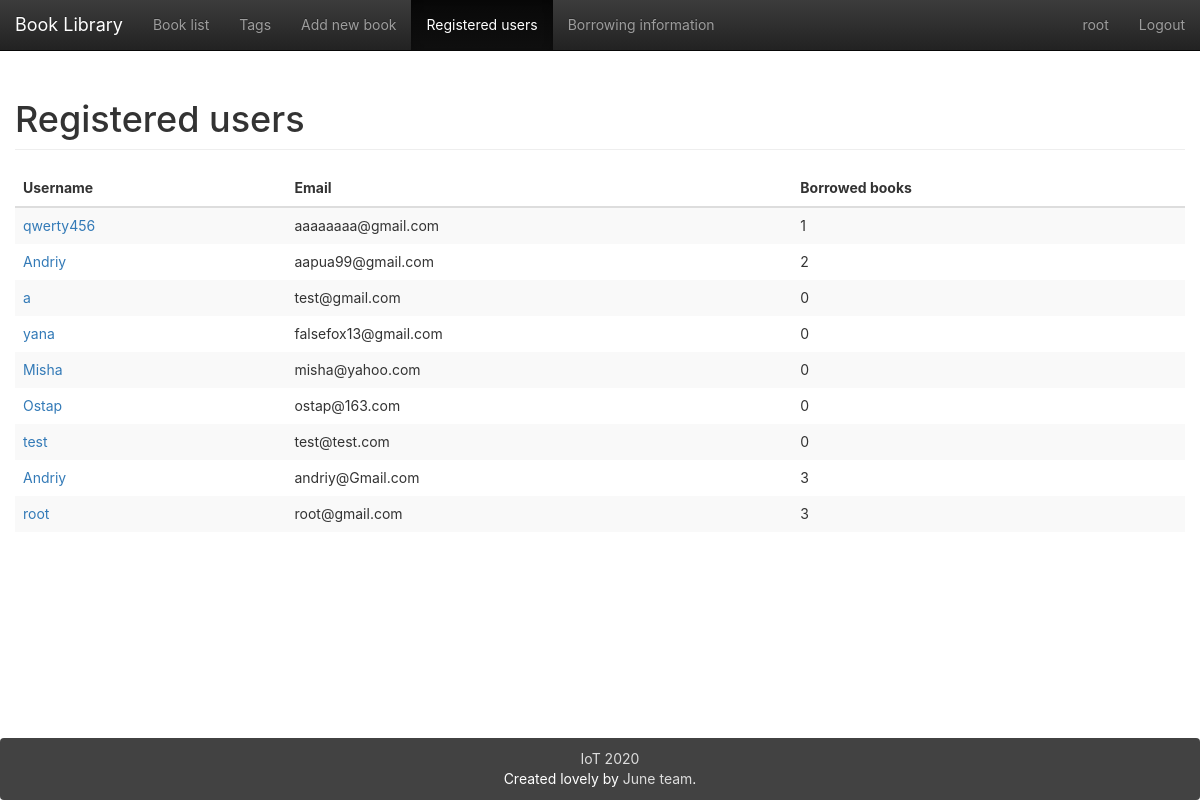
Page /users/ (signed in) on the earlier database version.
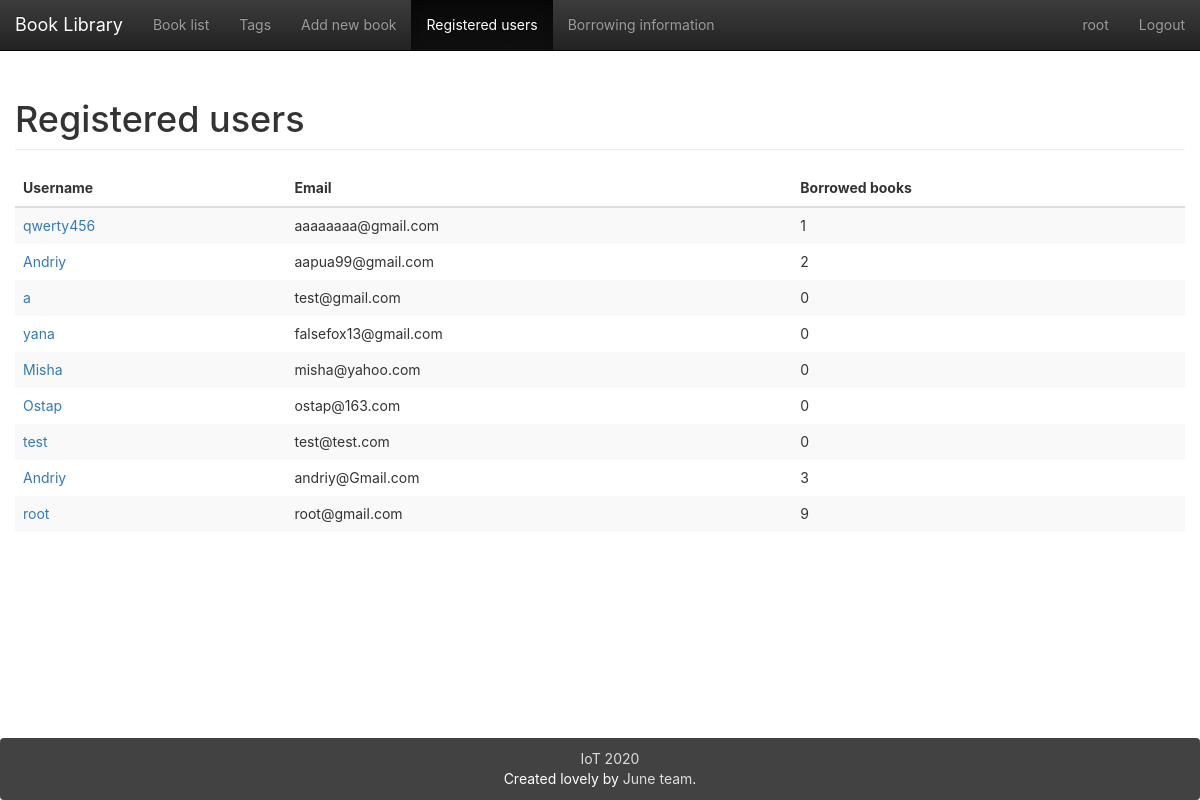
Same page on the later database version.
### app/models.py (models this page shows, shortened)
class User(UserMixin, db.Model):
    __tablename__ = 'users'
    id = db.Column(db.Integer, primary_key=True)
    email = db.Column(db.String(64), unique=True)
    name = db.Column(db.String(64))
    password_hash = db.deferred(db.Column(db.String(128)))
    major = db.Column(db.String(128))
    role_id = db.Column(db.Integer, db.ForeignKey('roles.id'))
    headline = db.Column(db.String(32), nullable=True)
    about_me = db.deferred(db.Column(db.Text, nullable=True))
    about_me_html = db.deferred(db.Column(db.Text, nullable=True))
    avatar = db.Column(db.String(128))
    member_since = db.Column(db.DateTime(), default=datetime.utcnow)
    balance = db.Column(db.Integer())
    transactions = db.relationship('Transaction',
                           backref=db.backref('user', lazy='joined'),
                           lazy='dynamic',
                           cascade='all, delete-orphan')
    @property
    def password(self):
        raise AttributeError('password is not readable attribute')
    def can(self, permissions):
        return self.role is not None and \
               (self.role.permissions & permissions) == permissions
    logs = db.relationship('Log',
                           backref=db.backref('user', lazy='joined'),
                           lazy='dynamic',
                           cascade='all, delete-orphan')
    comments = db.relationship('Comment',
                               backref=db.backref('user', lazy='joined'),
                               lazy='dynamic',
                               cascade='all, delete-orphan')

### app/main/user/views.py (the view)
@user.route('/')
@login_required
def index():
    page = request.args.get('page', 1, type=int)
    pagination = User.query.order_by(User.id.desc()).paginate(page, per_page=10)
    users = pagination.items
    return render_template("user.html", users=users, pagination=pagination, title=u"Registered users")

### app/main/__init__.py (called while the page is built)
@lm.user_loader
def load_user(id):
    return User.query.get(int(id))

### app/main/index/views.py (called while the page is built)
@main.app_context_processor
def inject_permissions():
    return dict(Permission=Permission)

### app/main/user/templates/user.html (shortened to what this page needs)
{% extends "base.html" %}
{% from "bootstrap/pagination.html" import render_pagination %}
{% block mycontent %}
    <table class="table table-striped table-hover">
        <h1 class="page-header">{{ title }}</h1>
        <thead>
        <tr>
            <th>Username</th>
            <th>Email</th>
            <th>Borrowed books</th>
        </tr>
        </thead>
        <tbody>
        {% for user in users %}
            <tr class="animated fadeIn delay-{{ loop.index0 }}">
                <td><a href="{{ url_for('user.detail',user_id=user.id) }}">{{ user.name }}</a></td>
                <td>{{ user.email }}</td>
                <td>{{ user.logs.count() }}</td>
            </tr>
        {% endfor %}
        </tbody>
    </table>
{% endblock %}

### app/templates/base.html (shortened to what this page needs)
{%- extends "bootstrap/base.html" -%}
{%- from 'bootstrap/utils.html' import flashed_messages,icon -%}
{%- block styles -%}
    <link href="{{ url_for('static',filename='css/bootstrap.min.css') }}" rel="stylesheet">
    <link href="{{ url_for('static',filename='css/bootstrap-theme.min.css') }}" rel="stylesheet">
    <link href="{{ url_for('static',filename='css/main.css') }}" rel="stylesheet">
{%- endblock -%}
{%- block body_attribs %} class="Site"{%- endblock -%}
{%- block navbar -%}
    <nav class="navbar  navbar-inverse navbar-fixed-top">
        <div class="container-fluid">
            <div class="navbar-header">
                <a class="navbar-brand" href="{{ url_for('main.index') }}">Book Library</a>
            </div>
            <div class="collapse navbar-collapse" id="bs-example-navbar-collapse-1">
                <ul class="nav navbar-nav">
                    <li {%- if request.path == url_for('book.index') %} class="active"{%- endif -%} ><a
                            href="{{ url_for('book.index') }}">Book list</a></li>
                    {%- if current_user.is_authenticated -%}
                        <li {%- if request.path == url_for('book.tags') %} class="active"{%- endif -%} ><a
                                href="{{ url_for('book.tags') }}">Tags</a></li>
                        {%- if current_user.can(Permission.ADD_BOOK) -%}
                            <li {%- if request.path == url_for('book.add') %} class="active"{%- endif -%} ><a
                                    href="{{ url_for('book.add') }}">Add new book</a></li>
                        {%- endif -%}
                        <li {%- if request.path == url_for('user.index') %} class="active"{%- endif -%} ><a
                                href="{{ url_for('user.index') }}">Registered users</a></li>
                        <li {%- if request.path == url_for('log.index') %} class="active"{%- endif -%} ><a
                                href="{{ url_for('log.index') }}">Borrowing information</a></li>
                    {%- endif -%}
                </ul>
                <ul class="nav navbar-nav navbar-right">
                    {%- if current_user.is_authenticated -%}
                        <li  >
                            <a href="{{ url_for('user.detail',user_id=current_user.id) }}">{{ current_user.name }}</a>
                        </li>
                        <li><a href="{{ url_for('auth.logout') }}">Logout</a></li>
                    {%- else -%}
                        <li><a href="{{ url_for('auth.login') }}">Login</a></li>
                    {%- endif -%}
                </ul>
            </div>
        </div>
    </nav>
{%- endblock -%}
{%- block content -%}
    <main class="container-fluid Site-content">
        {%- block mycontent -%}{%- endblock -%}
    </main>
    <footer class="panel panel-inverse">
        <div id="site-footer-content">
            <div><a href="https://github.com/falsefox13/Library" target="_blank"><span
                    class="icon icon--github"><svg
                    viewBox="0 0 16 16">
                </svg></span><span class="username"> IoT 2020 </span></a></div>
            <span class="line-wrap">Created lovely by <a href="https://github.com/falsefox13/Library">June team</a>.</span>
        </div>
    </footer>
{%- endblock -%}

Differences in the rows shown:
changed User "root": logs.count "3" → "9"
